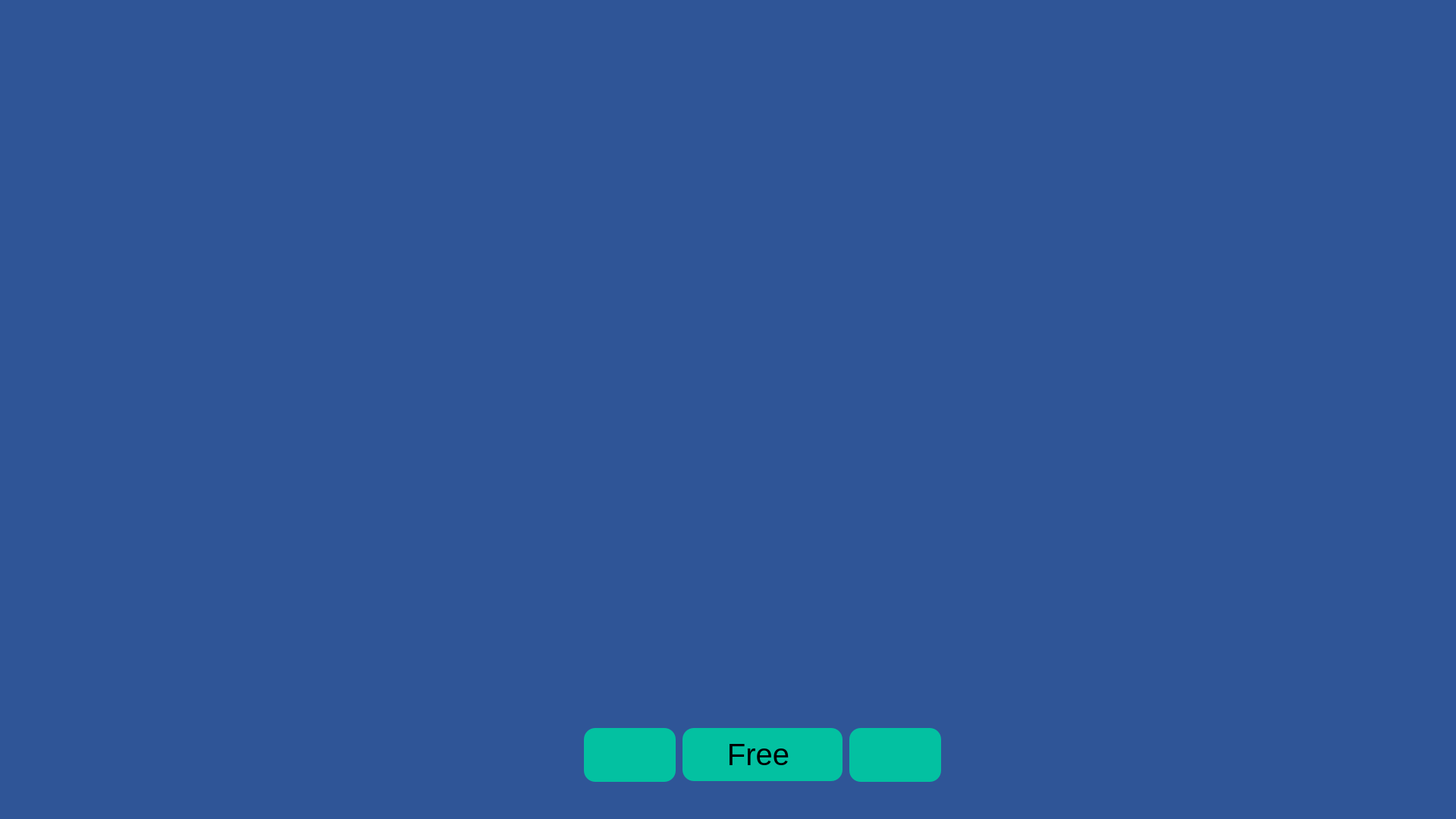
<?xml version="1.0" encoding="UTF-8"?>
<ui version="4.0">
 <class>MainWindow</class>
 <widget class="QMainWindow" name="MainWindow">
  <property name="geometry">
   <rect>
    <x>0</x>
    <y>0</y>
    <width>1920</width>
    <height>1080</height>
   </rect>
  </property>
  <property name="windowTitle">
   <string>MainWindow</string>
  </property>
  <property name="styleSheet">
   <string notr="true">background-color: rgb(47, 85, 151)</string>
  </property>
  <widget class="QWidget" name="centralwidget">
   <widget class="QPushButton" name="homeButton">
    <property name="geometry">
     <rect>
      <x>770</x>
      <y>960</y>
      <width>121</width>
      <height>71</height>
     </rect>
    </property>
    <property name="styleSheet">
     <string notr="true">background-color: rgb(3, 193, 161);
border-radius: 15px;</string>
    </property>
    <property name="text">
     <string/>
    </property>
    <property name="icon">
     <iconset>
      <normaloff>Desktop/home-solid.svg</normaloff>Desktop/home-solid.svg</iconset>
    </property>
    <property name="iconSize">
     <size>
      <width>50</width>
      <height>60</height>
     </size>
    </property>
   </widget>
   <widget class="QPushButton" name="freePlayButton">
    <property name="geometry">
     <rect>
      <x>900</x>
      <y>960</y>
      <width>211</width>
      <height>70</height>
     </rect>
    </property>
    <property name="font">
     <font>
      <pointsize>30</pointsize>
     </font>
    </property>
    <property name="layoutDirection">
     <enum>Qt::RightToLeft</enum>
    </property>
    <property name="styleSheet">
     <string notr="true">background-color: rgb(3, 193, 161);
border-radius: 15px;</string>
    </property>
    <property name="text">
     <string>Free </string>
    </property>
    <property name="icon">
     <iconset>
      <normaloff>Developer/Swansea Uni/Project/Code/Project/Images/play-circle-regular.svg</normaloff>Developer/Swansea Uni/Project/Code/Project/Images/play-circle-regular.svg</iconset>
    </property>
    <property name="iconSize">
     <size>
      <width>60</width>
      <height>60</height>
     </size>
    </property>
   </widget>
   <widget class="QPushButton" name="quizButton">
    <property name="geometry">
     <rect>
      <x>1120</x>
      <y>960</y>
      <width>121</width>
      <height>71</height>
     </rect>
    </property>
    <property name="styleSheet">
     <string notr="true">background-color: rgb(3, 193, 161);
border-radius: 15px;</string>
    </property>
    <property name="text">
     <string/>
    </property>
    <property name="icon">
     <iconset>
      <normaloff>Desktop/Screenshot 2020-06-26 at 11.46.35.png</normaloff>Desktop/Screenshot 2020-06-26 at 11.46.35.png</iconset>
    </property>
    <property name="iconSize">
     <size>
      <width>60</width>
      <height>60</height>
     </size>
    </property>
   </widget>
   <widget class="QWidget" name="widget" native="true">
    <property name="geometry">
     <rect>
      <x>20</x>
      <y>20</y>
      <width>1871</width>
      <height>921</height>
     </rect>
    </property>
   </widget>
  </widget>
  <widget class="QMenuBar" name="menubar">
   <property name="geometry">
    <rect>
     <x>0</x>
     <y>0</y>
     <width>1920</width>
     <height>22</height>
    </rect>
   </property>
  </widget>
  <widget class="QStatusBar" name="statusbar"/>
 </widget>
 <resources/>
 <connections/>
</ui>
